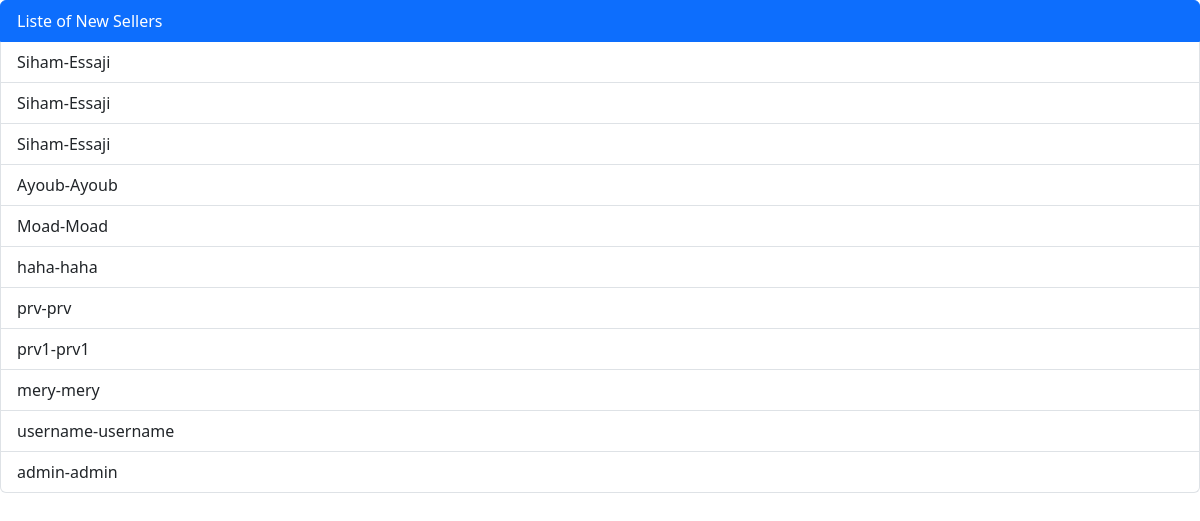
Page /admin_panel/ on the committed database.
### seller/models.py (models this page shows, shortened)
class SellerProfile(models.Model):
    user = models.OneToOneField(User, on_delete=models.CASCADE)
    first_name = models.CharField(max_length=150, blank=False, null=False)
    last_name = models.CharField(max_length=150, blank=False, null=False)
    cni = models.CharField(max_length=8, validators=[cni_validator])
    email = models.EmailField(unique=True, blank=False, null=False)
    image = models.ImageField(upload_to='seller/')
    address = models.TextField()
    phone_number = models.CharField(max_length=100, default='')
    is_seller = models.BooleanField(default=True)

### admin_panel/views.py (the view)
# urls.py: path('', sellers_forms),
def sellers_forms(request):
    sellers = SellerProfile.objects.all()
    return render(request, 'admin_panel.html', {'sellers':sellers})

### admin_panel/templates/admin_panel.html
{% load bootstrap5 %}
{% bootstrap_css %}
<div class="list-group">
    <a href="#" class="list-group-item list-group-item-action active">
      Liste of New Sellers
    </a>
    {% for seller in sellers%}
    <a href="{% url 'seller:seller_detail' seller.id %}" class="list-group-item list-group-item-action">{{ seller.first_name }}-{{ seller.last_name }}</a>
    {% endfor %}
  </div>

### rows in the picture
SellerProfile: first_name "Siham", last_name "Essaji"
SellerProfile: first_name "Siham", last_name "Essaji"
SellerProfile: first_name "Siham", last_name "Essaji"
SellerProfile: first_name "Ayoub", last_name "Ayoub"
SellerProfile: first_name "Moad", last_name "Moad"
SellerProfile: first_name "haha", last_name "haha"
SellerProfile: first_name "prv", last_name "prv"
SellerProfile: first_name "prv1", last_name "prv1"
SellerProfile: first_name "mery", last_name "mery"
SellerProfile: first_name "username", last_name "username"
SellerProfile: first_name "admin", last_name "admin"
